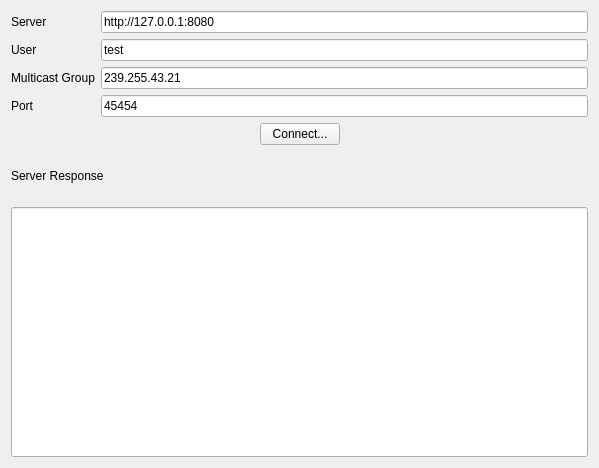
<?xml version="1.0" encoding="UTF-8"?>
<ui version="4.0">
 <class>MainWindow</class>
 <widget class="QMainWindow" name="MainWindow">
  <property name="geometry">
   <rect>
    <x>0</x>
    <y>0</y>
    <width>599</width>
    <height>468</height>
   </rect>
  </property>
  <property name="windowTitle">
   <string>MainWindow</string>
  </property>
  <widget class="QWidget" name="centralWidget">
   <layout class="QVBoxLayout" name="verticalLayout">
    <item>
     <layout class="QFormLayout" name="formLayout">
      <item row="0" column="0">
       <widget class="QLabel" name="label">
        <property name="text">
         <string>Server</string>
        </property>
       </widget>
      </item>
      <item row="0" column="1">
       <widget class="QLineEdit" name="txtURL">
        <property name="text">
         <string>http://127.0.0.1:8080</string>
        </property>
       </widget>
      </item>
      <item row="1" column="0">
       <widget class="QLabel" name="label_2">
        <property name="text">
         <string>User</string>
        </property>
       </widget>
      </item>
      <item row="1" column="1">
       <widget class="QLineEdit" name="txtUser">
        <property name="text">
         <string>test</string>
        </property>
       </widget>
      </item>
      <item row="2" column="0">
       <widget class="QLabel" name="label_4">
        <property name="text">
         <string>Multicast Group</string>
        </property>
       </widget>
      </item>
      <item row="2" column="1">
       <widget class="QLineEdit" name="txtMulticast">
        <property name="text">
         <string>239.255.43.21</string>
        </property>
       </widget>
      </item>
      <item row="3" column="0">
       <widget class="QLabel" name="label_5">
        <property name="text">
         <string>Port</string>
        </property>
       </widget>
      </item>
      <item row="3" column="1">
       <widget class="QLineEdit" name="txtPOrt">
        <property name="text">
         <string>45454</string>
        </property>
       </widget>
      </item>
     </layout>
    </item>
    <item>
     <layout class="QHBoxLayout" name="horizontalLayout">
      <item>
       <spacer name="horizontalSpacer">
        <property name="orientation">
         <enum>Qt::Horizontal</enum>
        </property>
        <property name="sizeHint" stdset="0">
         <size>
          <width>40</width>
          <height>20</height>
         </size>
        </property>
       </spacer>
      </item>
      <item>
       <widget class="QPushButton" name="btnConnect">
        <property name="text">
         <string>Connect...</string>
        </property>
       </widget>
      </item>
      <item>
       <spacer name="horizontalSpacer_2">
        <property name="orientation">
         <enum>Qt::Horizontal</enum>
        </property>
        <property name="sizeHint" stdset="0">
         <size>
          <width>40</width>
          <height>20</height>
         </size>
        </property>
       </spacer>
      </item>
     </layout>
    </item>
    <item>
     <widget class="QLabel" name="label_3">
      <property name="text">
       <string>Server Response</string>
      </property>
     </widget>
    </item>
    <item>
     <widget class="QLineEdit" name="txtResponse">
      <property name="minimumSize">
       <size>
        <width>0</width>
        <height>250</height>
       </size>
      </property>
     </widget>
    </item>
   </layout>
  </widget>
 </widget>
 <layoutdefault spacing="6" margin="11"/>
 <tabstops>
  <tabstop>txtURL</tabstop>
  <tabstop>txtUser</tabstop>
  <tabstop>txtMulticast</tabstop>
  <tabstop>txtPOrt</tabstop>
  <tabstop>btnConnect</tabstop>
  <tabstop>txtResponse</tabstop>
 </tabstops>
 <resources/>
 <connections/>
</ui>
